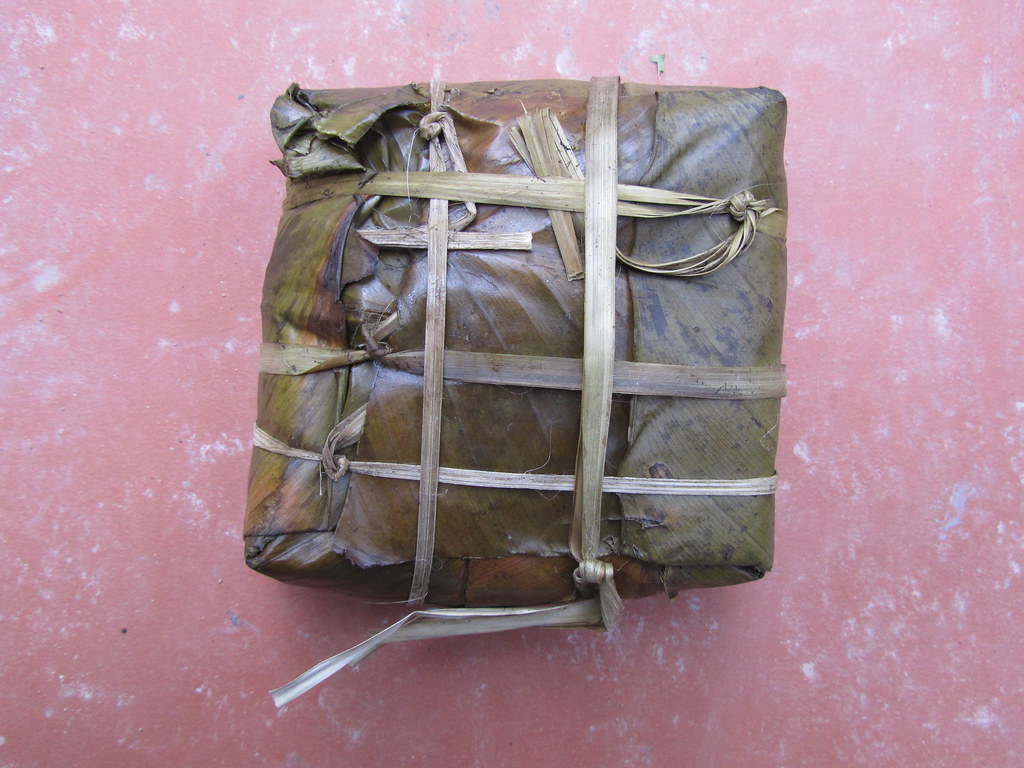
#> input picture dataset/Images/Banh chung/106.jpg, 1024 x 768 px; its folder holds only this picture in this run
$ python 01_eda.py
#> lines starting #> are read from the running program, lines starting #| are printed output that depends on the picture
# -*- coding: utf-8 -*-
"""
notebooks/01_eda.py - GIAI ĐOẠN 1: KHÁM PHÁ VÀ HIỂU BÀI TOÁN, DỮ LIỆU (EDA)
Quy trình CRISP-DM: Data Understanding

Nội dung thực hiện:
1. Phát biểu bài toán: Phân lớp ảnh đa lớp các món ăn miền Bắc Việt Nam.
2. Thống kê mô tả số lượng ảnh từng lớp, kiểm tra mức độ mất cân bằng (Imbalance Ratio).
3. Thống kê độ phân giải (Width, Height), tỉ lệ khung hình (Aspect Ratio), dung lượng file.
4. Thống kê định dạng tệp (JPEG, PNG, WebP) và số lượng kênh màu.
5. Biểu đồ thanh số lượng ảnh từng lớp và biểu đồ tròn tỉ lệ.
6. Lưới ảnh mẫu đại diện cho các lớp món ăn miền Bắc.
7. Thống kê chuyên sâu theo lớp: Độ sáng trung bình (Mean Brightness) và Biểu đồ tần suất màu (HSV Color Histogram) trung bình của từng món.
"""

import os
import sys
import glob
from pathlib import Path
from typing import Dict, List, Tuple

import cv2
import numpy as np
import pandas as pd
import matplotlib.pyplot as plt
import seaborn as sns
from PIL import Image

# Thiết lập thẩm mỹ đồ thị
plt.style.use('seaborn-v0_8-whitegrid' if 'seaborn-v0_8-whitegrid' in plt.style.available else 'default')
plt.rcParams['font.sans-serif'] = ['DejaVu Sans', 'Arial', 'Segoe UI']
plt.rcParams['axes.unicode_minus'] = False

BASE_DIR = Path(__file__).resolve().parent.parent
DATASET_DIR = BASE_DIR / "dataset" / "Images"
REPORT_FIGS = BASE_DIR / "reports" / "figures"
REPORT_FIGS.mkdir(parents=True, exist_ok=True)


def explore_dataset_overview() -> pd.DataFrame:
    """Quét toàn bộ dataset, thu thập thuộc tính từng bức ảnh."""
    print("="*70)
    print(" 1. THỐNG KÊ TỔNG QUAN TẬP DỮ LIỆU ")
    print("="*70)

    records = []
    class_dirs = sorted([d for d in DATASET_DIR.iterdir() if d.is_dir()])

    for c_dir in class_dirs:
        class_name = c_dir.name
        img_files = list(c_dir.glob("*.jpg")) + list(c_dir.glob("*.jpeg")) + \
                    list(c_dir.glob("*.png")) + list(c_dir.glob("*.webp"))

        for img_p in img_files:
            try:
                sz_bytes = img_p.stat().st_size
                with Image.open(img_p) as im:
#> im is the input picture: PIL image 1024x768 RGB; mean R, G, B 168.9, 137.6, 148.8
                    w, h = im.size
#> w = 1024; h = 768
                    fmt = im.format
#> fmt = 'JPEG'
                    mode = im.mode
#> mode = 'RGB'
                records.append({
                    'class': class_name,
                    'file_path': str(img_p),
                    'width': w,
                    'height': h,
                    'aspect_ratio': round(w / h, 2) if h > 0 else 0,
                    'size_kb': round(sz_bytes / 1024, 2),
                    'format': fmt,
                    'mode': mode
                })
            except Exception:
                pass

    df = pd.DataFrame(records)
#> df = table of 2 rows and 8 columns
    print(f"Tổng số ảnh thu thập hợp lệ: {len(df)}")
#| Tổng số ảnh thu thập hợp lệ: 2
    print(f"Tổng số lớp: {df['class'].nunique()}")
#| Tổng số lớp: 2

    # Đếm số lượng ảnh từng lớp
    counts = df['class'].value_counts()
    min_c = counts.min()
#> min_c = 1
    max_c = counts.max()
#> max_c = 1
    imbalance_ratio = max_c / min_c if min_c > 0 else 0
#> imbalance_ratio = 1

    print(f"\nLớp có số ảnh nhiều nhất: {counts.idxmax()} ({max_c} ảnh)")
#| Lớp có số ảnh nhiều nhất: Banh chung (1 ảnh)
    print(f"Lớp có số ảnh ít nhất: {counts.idxmin()} ({min_c} ảnh)")
#| Lớp có số ảnh ít nhất: Banh chung (1 ảnh)
    print(f"Hệ số mất cân bằng dữ liệu (Imbalance Ratio): {imbalance_ratio:.2f}x")
#| Hệ số mất cân bằng dữ liệu (Imbalance Ratio): 1.00x
    print(f"-> Nhận xét: Dữ liệu mất cân bằng nặng. Cần áp dụng Data Augmentation và class_weight='balanced'.\n")

    return df


def plot_class_distribution(df: pd.DataFrame):
    """Vẽ biểu đồ phân bố số lượng ảnh theo lớp."""
    plt.figure(figsize=(14, 7))
    counts = df['class'].value_counts().sort_values(ascending=False)

    palette = sns.color_palette("rocket", len(counts))
    ax = sns.barplot(x=counts.values, y=counts.index, palette=palette)

    # Ghi số lượng trên đầu mỗi cột
    for i, v in enumerate(counts.values):
        pct = (v / len(df)) * 100
        ax.text(v + 15, i, f"{v} ({pct:.1f}%)", va='center', fontweight='bold', fontsize=9)

    plt.title(f"Phân bố số lượng ảnh qua {len(counts)} lớp món ăn miền Bắc", fontsize=15, fontweight='bold', pad=15)
    plt.xlabel("Số lượng ảnh", fontsize=12)
    plt.ylabel("Tên lớp món ăn", fontsize=12)
    plt.xlim(0, max(counts.values) * 1.15)
    plt.tight_layout()

    save_path = REPORT_FIGS / "01_eda_class_distribution.png"
    plt.savefig(save_path, dpi=150)
    plt.close()
    print(f"Đã lưu biểu đồ phân bố lớp tại: {save_path}")


def plot_image_grid_samples():
    """Tạo lưới ảnh mẫu đại diện cho các lớp trong dataset."""
    class_dirs = sorted([d for d in DATASET_DIR.iterdir() if d.is_dir()])
    if not class_dirs:
        raise ValueError(f"Không tìm thấy lớp ảnh trong {DATASET_DIR}")
    columns = min(6, len(class_dirs))
    rows = (len(class_dirs) + columns - 1) // columns
    fig, axes = plt.subplots(rows, columns, figsize=(columns * 3, rows * 3))
    axes = axes.flatten()

    for idx, c_dir in enumerate(class_dirs):
        imgs = list(c_dir.glob("*.jpg")) + list(c_dir.glob("*.jpeg")) + list(c_dir.glob("*.png"))
        if imgs:
            img_bgr = cv2.imread(str(imgs[0]))
            if img_bgr is not None:
                img_rgb = cv2.cvtColor(img_bgr, cv2.COLOR_BGR2RGB)
                axes[idx].imshow(img_rgb)
                axes[idx].set_title(c_dir.name, fontsize=10, fontweight='bold')
        axes[idx].axis('off')

    for ax in axes[len(class_dirs):]:
        ax.axis('off')
    plt.suptitle(f"Lưới ảnh mẫu đại diện {len(class_dirs)} lớp món ăn", fontsize=16, fontweight='bold', y=0.98)
    plt.tight_layout()
    save_path = REPORT_FIGS / "01_eda_sample_grid.png"
    plt.savefig(save_path, dpi=150)
    plt.close()
    print(f"Đã lưu lưới ảnh mẫu tại: {save_path}")


def analyze_color_and_brightness_by_class(df: pd.DataFrame):
    """Tính toán độ sáng trung bình và phân bố màu sắc đặc trưng của từng món."""
    print("\n" + "="*70)
    print(" 2. PHÂN TÍCH ĐẶC TÍNH QUANG HỌC THEO TỪNG MÓN ĂN ")
    print("="*70)

    brightness_results = []

    for cls in df['class'].unique():
        cls_df = df[df['class'] == cls].head(50)  # Lấy mẫu 50 ảnh để tính nhanh
        brightness_vals = []

        for p in cls_df['file_path']:
            bgr = cv2.imread(p)
            if bgr is not None:
                hsv = cv2.cvtColor(bgr, cv2.COLOR_BGR2HSV)
                v_mean = np.mean(hsv[:, :, 2])
                brightness_vals.append(v_mean)

        if brightness_vals:
            brightness_results.append({
                'class': cls,
                'mean_brightness': np.mean(brightness_vals),
                'std_brightness': np.std(brightness_vals)
            })

    df_b = pd.DataFrame(brightness_results).sort_values(by='mean_brightness', ascending=False)

    # Vẽ biểu đồ độ sáng
    plt.figure(figsize=(12, 6))
    sns.barplot(data=df_b, x='mean_brightness', y='class', palette='copper')
    plt.title("Độ sáng trung bình (Kênh Value trong HSV) giữa các món ăn", fontsize=14, fontweight='bold')
    plt.xlabel("Độ sáng trung bình (0 - 255)", fontsize=11)
    plt.ylabel("Món ăn", fontsize=11)
    plt.tight_layout()

    save_path = REPORT_FIGS / "01_eda_brightness_comparison.png"
    plt.savefig(save_path, dpi=150)
    plt.close()
    print(f"Đã lưu biểu đồ độ sáng tại: {save_path}")


if __name__ == "__main__":
    df_meta = explore_dataset_overview()
#> df_meta = table of 2 rows and 8 columns
    plot_class_distribution(df_meta)
#> in plot_class_distribution, `plt.savefig(save_path, dpi=150)`:
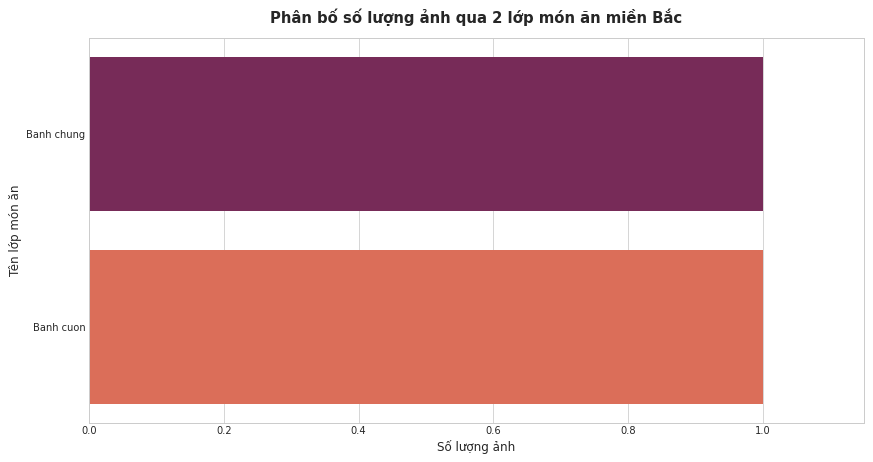
#> figure drawn by matplotlib, 1 panel
    plot_image_grid_samples()
#> in plot_image_grid_samples, `plt.savefig(save_path, dpi=150)`:
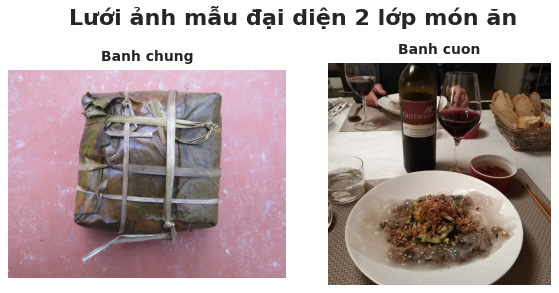
#> figure drawn by matplotlib, 2 panels
    analyze_color_and_brightness_by_class(df_meta)
#> in analyze_color_and_brightness_by_class, `hsv = cv2.cvtColor(bgr, cv2.COLOR_BGR2HSV)`: hsv: shape (768, 1024, 3); mean H, S, V 130.7, 54, 170.4
#> in analyze_color_and_brightness_by_class, `v_mean = np.mean(hsv[:, :, 2])`: v_mean = 170.4
#> in analyze_color_and_brightness_by_class, `df_b = pd.DataFrame(brightness_results).sort_values(by='mean_brightnes..`: df_b = table of 2 rows and 3 columns
#> in analyze_color_and_brightness_by_class, `plt.savefig(save_path, dpi=150)`:
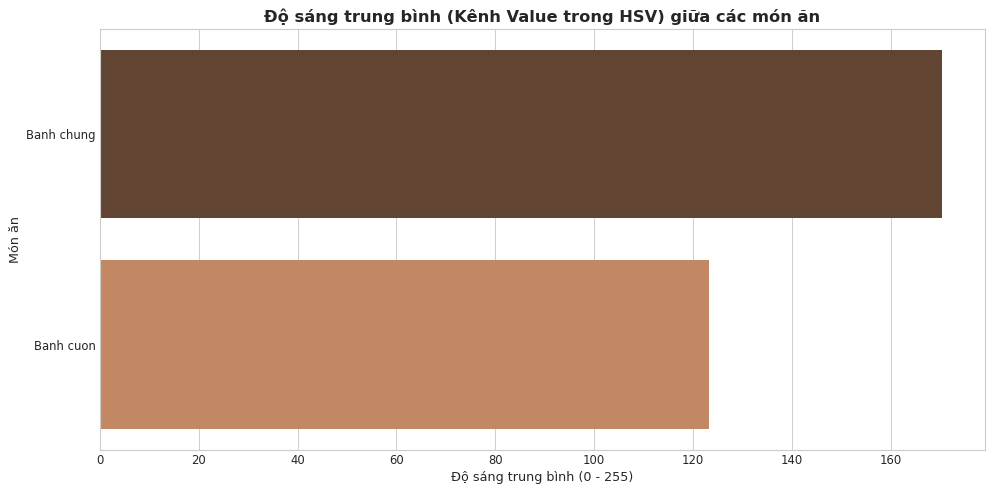
#> figure drawn by matplotlib, 1 panel
    print("\nHoàn tất Giai đoạn 1 (EDA)!")
